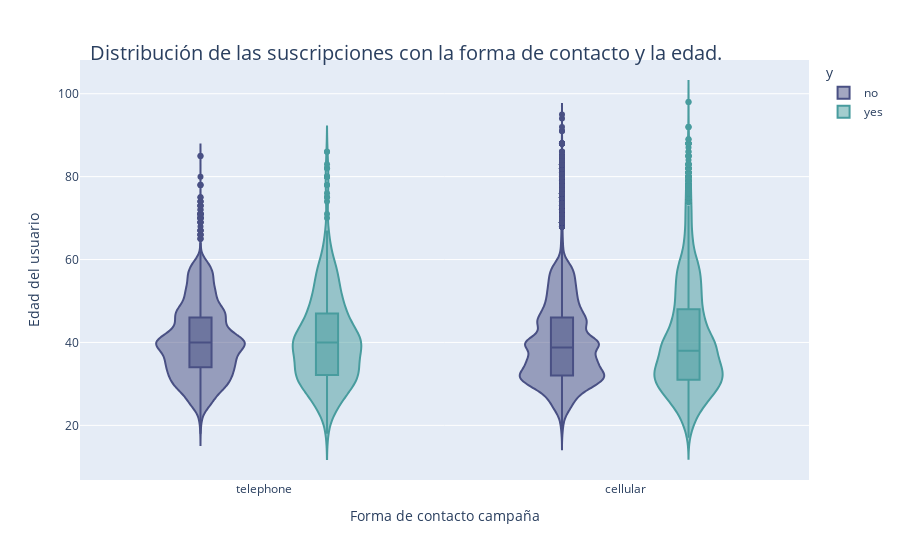

This figure's notebook cell:
### Markdown cell above
Vemos que se contacta en ambos casos más  a traves de cellular y que el aumnera el numero de suscritos es un 22% en el contacto a traves de llamadas de celular

### Code cell
#2.2.8. Crea un violinplot con la distribución de la forma de contacto ‘contact’, la edad ‘age’ y la suscripción ‘y’
fig2_violinEdades = px.violin(Bank, y = 'age', x = 'contact', color = 'y', box = True, #color='y': Los datos estarán coloreados en función de la columna y, que indica si el usuario está suscrito (yes) o no (no).box=True: Además de la estimación de densidad del gráfico de violín, añade un gráfico de caja (box plot) dentro de cada violín para ver mejor la mediana, cuartiles y posibles valores atípicos.
								color_discrete_map = {'yes':'#489C9E','no':'#495084'},# diccionario que asigna colores específicos a las categorías de y. En este caso, los suscritos (yes) serán de color #489C9E y los no suscritos (no) de color #495084.
                labels = dict(age = 'Edad del usuario',	 contact = 'Forma de contacto campaña'),)#el uso de un diccionario (dict) en el parámetro labels es necesario para mapear los nombres de las columnas originales del DataFrame a etiquetas más legibles o descriptivas.Aplicar estas etiquetas de manera automática en el gráfico, sin necesidad de cambiar los nombres de las columnas originales en los datos.Sin el diccionario labels, Plotly usaría los nombres exactos de las columnas del DataFrame, que podrían ser menos claros. Por ejemplo, si en tu DataFrame tienes columnas llamadas age y contact, estas aparecerían con esos nombres en el gráfico, lo cual podría no ser ideal para un gráfico dirigido a un público más general. Al usar labels, puedes hacer que los gráficos sean más interpretables.
#Personalizo el grafico:(update_layout) 											
fig2_violinEdades.update_layout(title = dict(text = "Distribución de las suscripciones con la forma de contacto y la edad.", 
															 font = dict(size = 20),
															 automargin = True,
															 yref = 'paper',
															 x = 0.1,
															 y = 1))
#Aclaración parámetros utilizados para personalizar el gráfico, en este caso especialmente personalizamos el título 
"""fig.update_layout(): Esta función ajusta el diseño general de la figura.
title=dict(...): Aquí se configura el título del gráfico con varios parámetros:
text="Distribución de las suscripciones con la forma de contacto y la edad.": Este es el texto del título que describe lo que representa el gráfico.
font=dict(size=30): El tamaño del texto del título es 30.
automargin=True: Asegura que haya espacio suficiente en los márgenes para que el título no sea cortado.
yref='paper': El eje Y del título se refiere a la figura ("paper") y no a los datos del gráfico.
x=0.1: Esto posiciona el título ligeramente a la derecha en el gráfico (10% del ancho total).
y=1: Coloca el título en la parte superior del gráfico (valor máximo del eje Y)."""
#'paper'se refiere al área total de la figura o del lienzo sobre el que se dibuja el gráfico, incluyendo los márgenes, títulos, leyendas, ejes, etc. Es diferente del espacio ocupado únicamente por los datos del gráfico (que sería el área correspondiente a los ejes X e Y, por ejemplo).
fig2_violinEdades.show()

### Figure 1 — Plotly figure (JSON) as saved in the notebook; plotly's stock layout.template omitted (floating-point values rounded to 4 significant figures; data arrays with more than 128 entries replaced by an {"elided": "..."} marker saying what was removed)
{"data": [{"alignmentgroup": "True", "box": {"visible": true}, "hovertemplate": "y=no<br>Forma de contacto campaña=%{x}<br>Edad del usuario=%{y}<extra></extra>", "legendgroup": "no", "marker": {"color": "#495084"}, "name": "no", "offsetgroup": "no", "orientation": "v", "scalegroup": "True", "showlegend": true, "type": "violin", "x": {"elided": "38156 str values"}, "x0": " ", "xaxis": "x", "y": {"elided": "38156 float values"}, "y0": " ", "yaxis": "y"}, {"alignmentgroup": "True", "box": {"visible": true}, "hovertemplate": "y=yes<br>Forma de contacto campaña=%{x}<br>Edad del usuario=%{y}<extra></extra>", "legendgroup": "yes", "marker": {"color": "#489C9E"}, "name": "yes", "offsetgroup": "yes", "orientation": "v", "scalegroup": "True", "showlegend": true, "type": "violin", "x": {"elided": "4844 str values"}, "x0": " ", "xaxis": "x", "y": {"elided": "4844 float values"}, "y0": " ", "yaxis": "y"}], "layout": {"legend": {"title": {"text": "y"}, "tracegroupgap": 0}, "margin": {"t": 60}, "title": {"automargin": true, "font": {"size": 20}, "text": "Distribución de las suscripciones con la forma de contacto y la edad.", "x": 0.1, "y": 1, "yref": "paper"}, "violinmode": "group", "xaxis": {"anchor": "y", "domain": [0, 1], "title": {"text": "Forma de contacto campaña"}}, "yaxis": {"anchor": "x", "domain": [0, 1], "title": {"text": "Edad del usuario"}}}}
